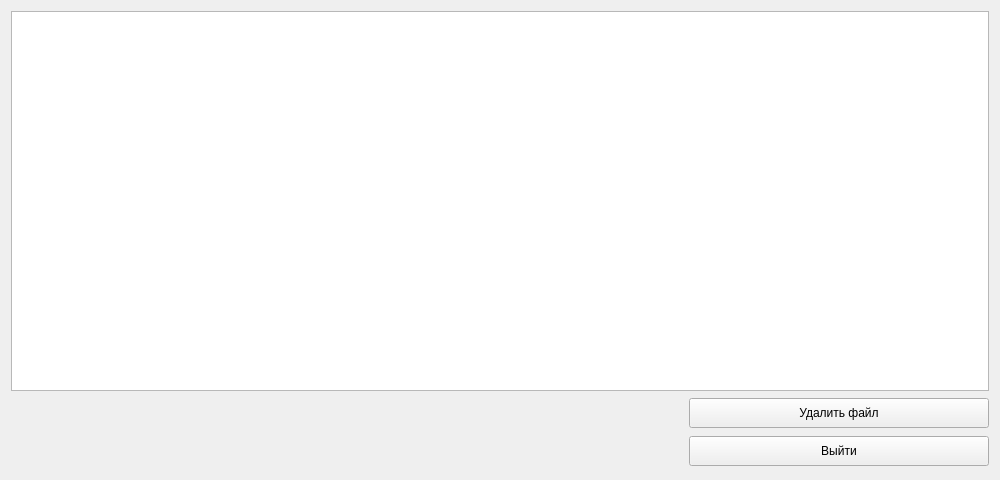
<?xml version="1.0" encoding="UTF-8"?>
<ui version="4.0">
 <class>DeleteFile</class>
 <widget class="QWidget" name="DeleteFile">
  <property name="geometry">
   <rect>
    <x>0</x>
    <y>0</y>
    <width>1000</width>
    <height>480</height>
   </rect>
  </property>
  <property name="sizePolicy">
   <sizepolicy hsizetype="Fixed" vsizetype="Fixed">
    <horstretch>0</horstretch>
    <verstretch>0</verstretch>
   </sizepolicy>
  </property>
  <property name="minimumSize">
   <size>
    <width>1000</width>
    <height>480</height>
   </size>
  </property>
  <property name="maximumSize">
   <size>
    <width>1000</width>
    <height>480</height>
   </size>
  </property>
  <property name="windowTitle">
   <string>Deleter</string>
  </property>
  <layout class="QGridLayout" name="gridLayout">
   <item row="0" column="0" colspan="2">
    <widget class="QTreeView" name="treeFile">
     <property name="maximumSize">
      <size>
       <width>980</width>
       <height>380</height>
      </size>
     </property>
     <property name="toolTip">
      <string>&lt;html&gt;&lt;head/&gt;&lt;body&gt;&lt;p&gt;Каталог файлов.&lt;br&gt;Нажатие Enter по выбраному элементу либо двойное нажатие левой кнопкой мыши удаляет файл.&lt;/p&gt;&lt;/body&gt;&lt;/html&gt;</string>
     </property>
    </widget>
   </item>
   <item row="1" column="0" rowspan="2">
    <spacer name="horizontalSpacer">
     <property name="orientation">
      <enum>Qt::Horizontal</enum>
     </property>
     <property name="sizeType">
      <enum>QSizePolicy::Fixed</enum>
     </property>
     <property name="sizeHint" stdset="0">
      <size>
       <width>670</width>
       <height>70</height>
      </size>
     </property>
    </spacer>
   </item>
   <item row="1" column="1">
    <widget class="QPushButton" name="buttRemove">
     <property name="sizePolicy">
      <sizepolicy hsizetype="Ignored" vsizetype="Fixed">
       <horstretch>0</horstretch>
       <verstretch>0</verstretch>
      </sizepolicy>
     </property>
     <property name="maximumSize">
      <size>
       <width>300</width>
       <height>30</height>
      </size>
     </property>
     <property name="toolTip">
      <string>&lt;html&gt;&lt;head/&gt;&lt;body&gt;&lt;p&gt;Удаляет выбранный файл&lt;/p&gt;&lt;/body&gt;&lt;/html&gt;</string>
     </property>
     <property name="text">
      <string>Удалить файл</string>
     </property>
    </widget>
   </item>
   <item row="2" column="1">
    <widget class="QPushButton" name="buttExit">
     <property name="sizePolicy">
      <sizepolicy hsizetype="Ignored" vsizetype="Fixed">
       <horstretch>0</horstretch>
       <verstretch>0</verstretch>
      </sizepolicy>
     </property>
     <property name="maximumSize">
      <size>
       <width>300</width>
       <height>30</height>
      </size>
     </property>
     <property name="toolTip">
      <string>&lt;html&gt;&lt;head/&gt;&lt;body&gt;&lt;p&gt;Закрывает текущее окно&lt;/p&gt;&lt;/body&gt;&lt;/html&gt;</string>
     </property>
     <property name="text">
      <string>Выйти</string>
     </property>
    </widget>
   </item>
  </layout>
 </widget>
 <resources/>
 <connections/>
</ui>
